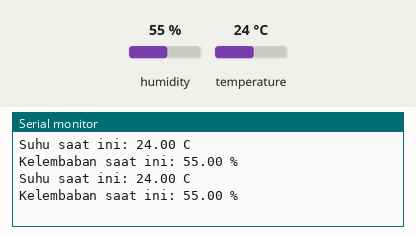
Simulated run of this program. Board: ESP32. Shown: the last lines printed to the serial monitor. The inputs (shaded band) are chosen by the test bench; at power-on: humidity 55 %, temperature 24 °C.

Above: at 5.8 s.
5.9 s: humidity set to 22 %
At 10.5 s:
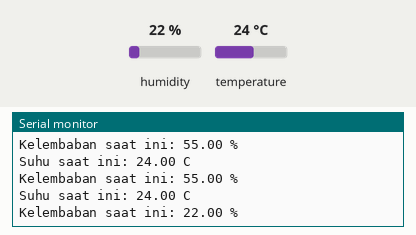
11.9 s: temperature set to 12 °C
At 16.4 s:
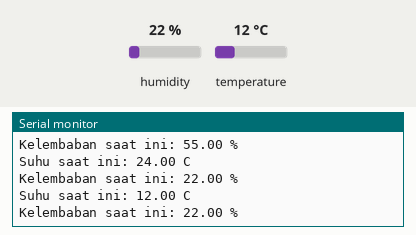
17.9 s: humidity set to 40 %
At 21.0 s:
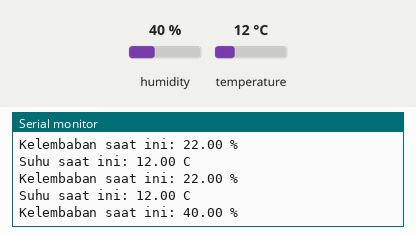
Timing chart, 0 to 22.5 s (numbered marks = the images above; inputs shaded):
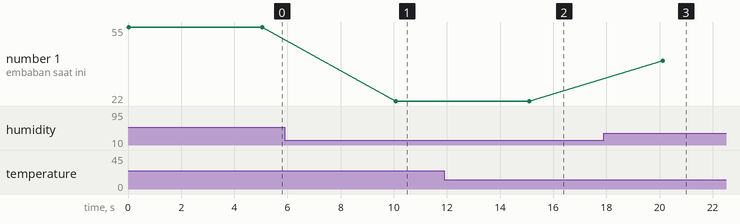

Measured:
- after the input at 5.9 s, the serial monitor: prints a new line after 4.2 s (image 1)
- after the input at 11.9 s, the serial monitor: prints a new line after 3.2 s (image 2)
- after the input at 17.9 s, the serial monitor: prints a new line after 2.2 s (image 3)
- plotted number 1: 55 → 22 after the input at 5.9 s, 22 → 40 after the input at 17.9 s

The program:

main.cpp
```cpp
#include <Arduino.h>
#include <Wire.h>
#include <SPI.h>
#include <DHT.h>
#include <Adafruit_Sensor.h>

#define DHT_PIN 5
#define DHT_TYPE DHT11

DHT dht(DHT_PIN, DHT_TYPE);
float temp, humid;
String printData;
String tempSentence = "Suhu saat ini: ";
String humidSentence = "Kelembaban saat ini: ";

void updateData();

void setup()
{
  Serial.begin(9600);
  dht.begin();
}

void loop()
{

  updateData();
  // ESP_LOGI("SENSOR : ", "Temperatur : % 2.f", updateData());
  printData = tempSentence + String(temp) + String(" C");
  Serial.println(printData);
  printData = humidSentence + String(humid) + String(" %");
  Serial.println(printData);
  delay(5000);
}

void updateData()
{
  temp = dht.readTemperature();
  humid = dht.readHumidity();
}
```
